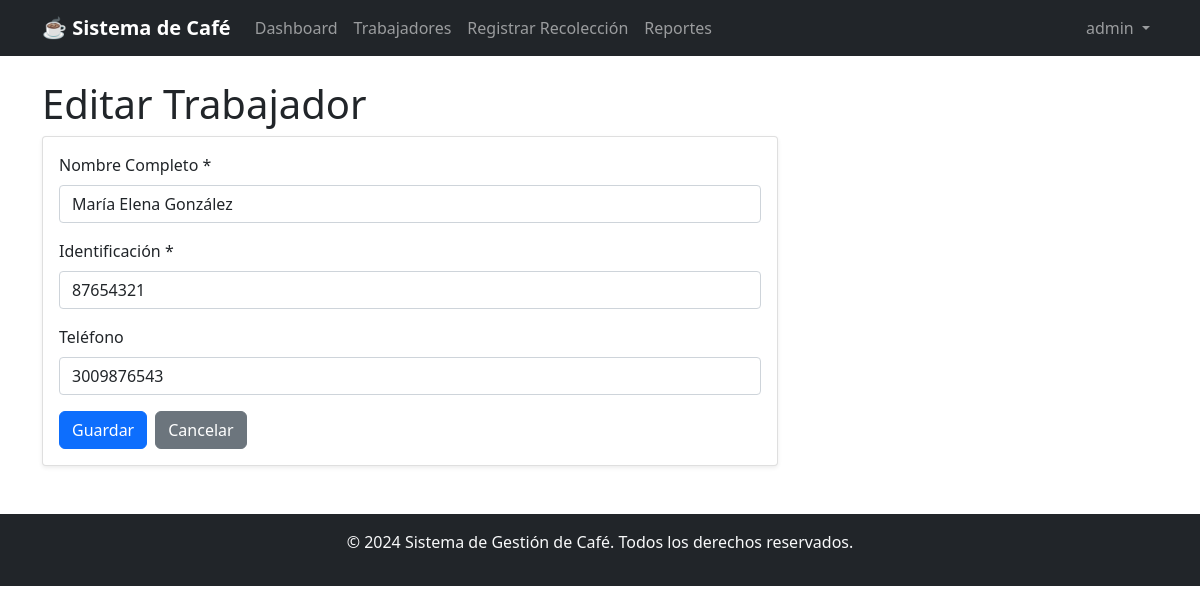
The page /index.php?accion=trabajador_formulario&id=2 (signed in) on the database its author committed.
### tables this page shows
CREATE TABLE trabajadores (
    id INT AUTO_INCREMENT PRIMARY KEY,
    nombre VARCHAR(100) NOT NULL,
    identificacion VARCHAR(20) UNIQUE NOT NULL,
    telefono VARCHAR(20),
    direccion TEXT,
    fecha_creacion DATETIME DEFAULT CURRENT_TIMESTAMP,
    activo BOOLEAN DEFAULT TRUE
);

### controladores/ControladorBase.php (called while the page is built, shortened)
<?php
class ControladorBase {
    protected function cargarVista($vista, $datos = []) {
        extract($datos);
        require_once "vistas/{$vista}.php";
    }
}
?>

### controladores/ControladorTrabajador.php (called while the page is built, shortened)
<?php
require_once 'controladores/ControladorBase.php';
require_once 'modelos/ModeloTrabajador.php';
class ControladorTrabajador extends ControladorBase {
    private $modeloTrabajador;
    public function __construct() {
        $this->modeloTrabajador = new ModeloTrabajador();
    }
    public function mostrarFormulario($id = null) {
        $trabajador = null;
        if ($id) {
            $trabajador = $this->modeloTrabajador->obtenerPorId($id);
        }
        $this->cargarVista('trabajadores/formulario', ['trabajador' => $trabajador]);
    }
}
?>

### modelos/ModeloBase.php (called while the page is built, shortened)
<?php
require_once 'config/conexion.php';
class ModeloBase {
    public function __construct() {
        $db = new Conexion();
        $this->conexion = $db->obtenerConexion();
    }
}
?>

### config/conexion.php (called while the page is built)
<?php
class Conexion {
    private $host = 'localhost';
    private $usuario = 'root';
    private $contrasena = '';
    private $base_datos = 'cafe_db';
    private $conexion;
    public function __construct() {
        try {
            $this->conexion = new PDO(
                "mysql:host={$this->host};dbname={$this->base_datos};charset=utf8mb4",
                $this->usuario,
                $this->contrasena,
                [
                    PDO::ATTR_ERRMODE => PDO::ERRMODE_EXCEPTION,
                    PDO::ATTR_DEFAULT_FETCH_MODE => PDO::FETCH_ASSOC
                ]
            );
        } catch (PDOException $e) {
            die("Error de conexión: " . $e->getMessage());
        }
    }
    public function obtenerConexion() {
        return $this->conexion;
    }
}
?>

### modelos/ModeloTrabajador.php (called while the page is built, shortened)
<?php
require_once 'modelos/ModeloBase.php';
class ModeloTrabajador extends ModeloBase {
    public function obtenerPorId($id) {
        $sql = "SELECT * FROM trabajadores WHERE id = :id";
        $stmt = $this->conexion->prepare($sql);
        $stmt->bindParam(':id', $id);
        $stmt->execute();
        return $stmt->fetch();
    }
}
?>

### vistas/trabajadores/formulario.php (the view, shortened to what this page needs)
<?php include 'vistas/layout/header.php'; ?>
<div class="row">
    <div class="col-md-8">
        <h1><?php echo isset($trabajador) ? 'Editar' : 'Nuevo'; ?> Trabajador</h1>
        <div class="card">
            <div class="card-body">
                <form method="POST" action="index.php?accion=trabajador_guardar" id="formTrabajador">
                    <div class="mb-3">
                        <label for="nombre" class="form-label">Nombre Completo *</label>
                        <input type="text" class="form-control" id="nombre" name="nombre"
                               value="<?php echo isset($trabajador) ? htmlspecialchars($trabajador['nombre']) : ''; ?>" required>
                    </div>
                    <div class="mb-3">
                        <label for="identificacion" class="form-label">Identificación *</label>
                        <input type="text" class="form-control" id="identificacion" name="identificacion"
                               value="<?php echo isset($trabajador) ? htmlspecialchars($trabajador['identificacion']) : ''; ?>" required>
                    </div>
                    <div class="mb-3">
                        <label for="telefono" class="form-label">Teléfono</label>
                        <input type="text" class="form-control" id="telefono" name="telefono"
                               value="<?php echo isset($trabajador) ? htmlspecialchars($trabajador['telefono']) : ''; ?>">
                    </div>
                    <div class="d-flex gap-2">
                        <button type="submit" class="btn btn-primary">Guardar</button>
                        <a href="index.php?accion=trabajadores" class="btn btn-secondary">Cancelar</a>
                    </div>
                </form>
            </div>
        </div>
    </div>
</div>
<?php include 'vistas/layout/footer.php'; ?>

### assets/css/estilos.css (style rules this page uses)
body { font-family: "Segoe UI", Tahoma, Geneva, Verdana, sans-serif; }
.card { box-shadow: 0 0.125rem 0.25rem rgba(0, 0, 0, 0.075); border: 1px solid rgba(0, 0, 0, 0.125); }
.btn { border-radius: 0.375rem; }

### rows shown on the page
trabajadores: nombre "María Elena González", identificacion "87654321", telefono "3009876543"

### other values the page prints
$_SESSION['usuario_nombre'] "admin"
